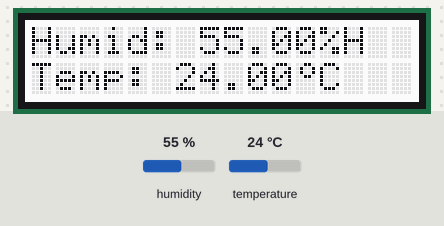
Bench run of a sketch on a simulated Arduino Uno, built with avr-gcc and run on an emulated ATmega328P. On the bench: 16×2 character LCD. Inputs (shaded band) come from the test bench; at power-on: humidity 55 %, temperature 24 °C.

Above: at 2.2 s.
2.3 s: humidity set to 22 %
At 4.8 s:
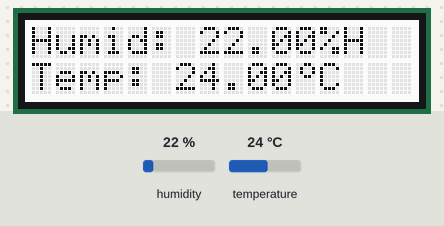
5.2 s: temperature set to 12 °C
At 6.4 s:
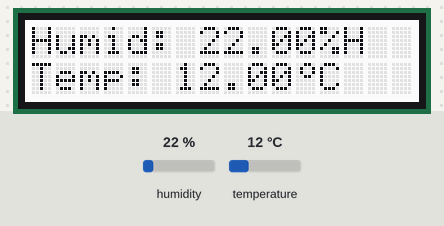
8.1 s: humidity set to 40 %
At 10.7 s:
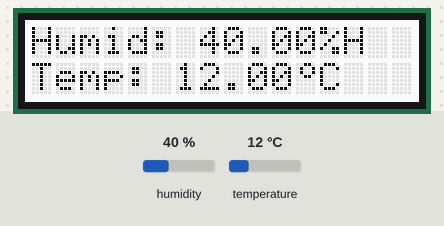
11.6 s: temperature set to 19 °C
At 13.5 s:
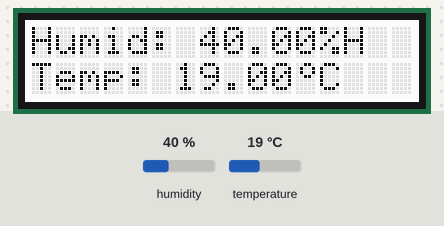
Timing chart, 0 to 15.0 s (numbered marks = the images above; inputs shaded):
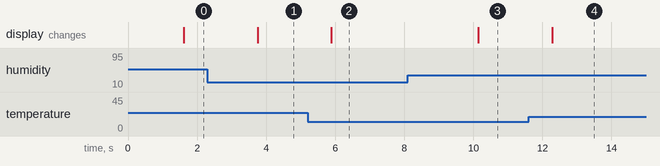

The sketch:

10_26_tempLCD.ino
```cpp
#include <Wire.h>
#include "DHT.h"
#include "rgb_lcd.h"
rgb_lcd lcd;
#define DHTPIN 2
#define DHTTYPE DHT11
DHT dht(DHTPIN, DHTTYPE);
byte doC[8] = {
  B00110,
  B01001,
  B01001,
  B00110,
  B00000,
  B00000,
  B00000,
  B00000
};
void setup() {
  // put your setup code here, to run once:
  dht.begin();
  lcd.begin(16, 2);
  lcd.createChar(0, doC);
  delay(1000);
}

void loop() {
  delay(500);
  float h = dht.readHumidity();
  // Read temperature as Celsius (the default)
  float t = dht.readTemperature();
  lcd.setCursor(0, 0);
  lcd.print("Humid: ");
  lcd.print(h);
  //lcd.write((unsigned char)0);
  lcd.print(F("%H"));
  lcd.setCursor(0, 1);
  lcd.print("Temp: ");
  lcd.print(t*1.0);
  lcd.write((unsigned char)0);
  lcd.print(F("C"));
}
```

Measured:
- after the input at 2.3 s, the display: changes after 1.5 s (image 1)
- after the input at 5.2 s, the display: changes after 0.68 s (image 2)
- after the input at 8.1 s, the display: changes after 2.0 s (image 3)
- after the input at 11.6 s, the display: changes after 0.68 s (image 4)
